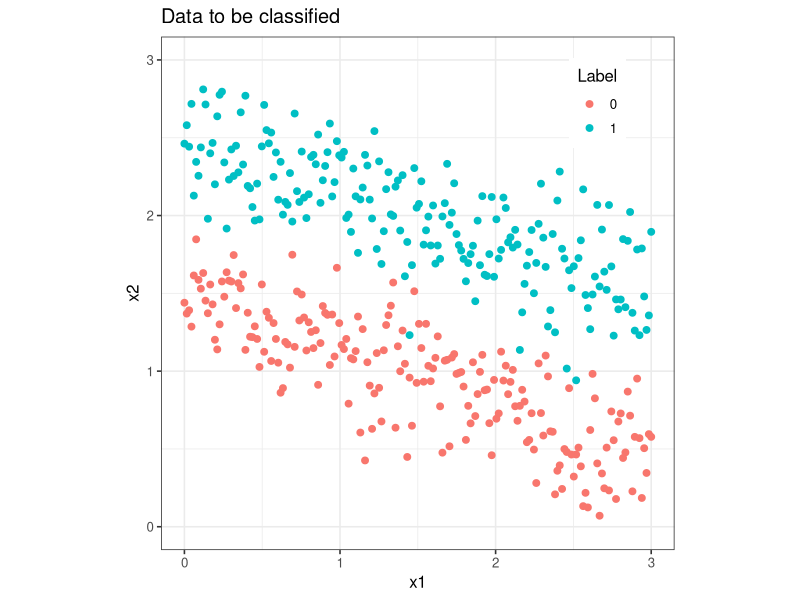
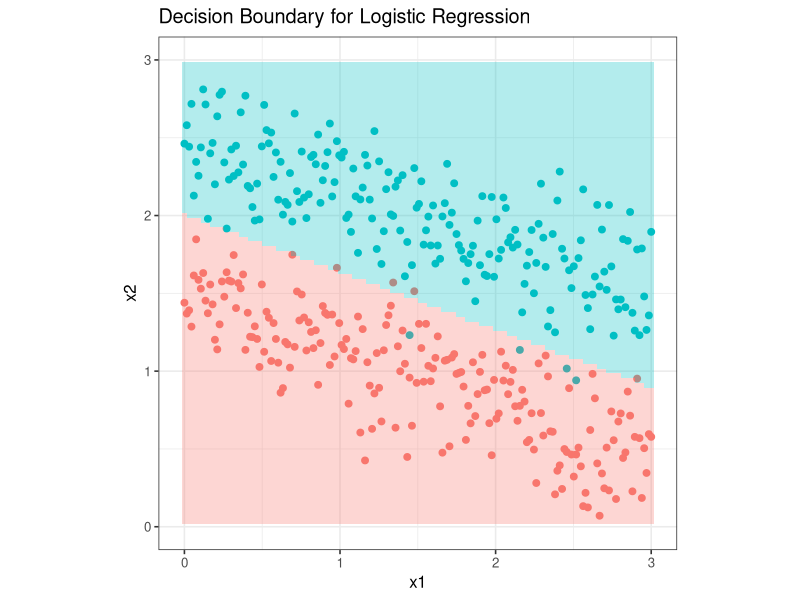

Source code (R) for these figures, in order:
#source: https://github.com/JunWorks/Logistic-Regression-from-scratch-in-R/blob/master/logistic_regression.R
# tutorial source: https://towardsdatascience.com/logistic-regression-from-scratch-in-r-b5b122fd8e83

library(ggplot2)
library(dplyr)


N <- 200 # number of points per class
D <- 2 # dimensionality, we use 2D data for easy visulization
K <- 2 # number of classes, binary for logistic regression
X <- data.frame() # data matrix (each row = single example, can view as xy coordinates)
y <- data.frame() # class labels

set.seed(56)

for (j in (1:K)){
  # t, m are parameters of parametric equations x1, x2
  t <- seq(0,1,length.out = N) 
  # add randomness 
  m <- rnorm(N, j+0.5, 0.25) 
  Xtemp <- data.frame(x1 = 3*t , x2 = m - t) 
  ytemp <- data.frame(matrix(j-1, N, 1))
  X <- rbind(X, Xtemp)
  y <- rbind(y, ytemp)
}

data <- cbind(X,y)
colnames(data) <- c(colnames(X), 'label')


# lets visualize the data:
ggplot(data) + geom_point(aes(x=x1, y=x2, color = as.character(label)), size = 2) + 
  scale_colour_discrete(name  ="Label") + 
  ylim(0, 3) + coord_fixed(ratio = 1) +
  ggtitle('Data to be classified') +
  theme_bw(base_size = 12) +
  theme(legend.position=c(0.85, 0.87))


#sigmoid function, inverse of logit
sigmoid <- function(z){1/(1+exp(-z))}

#cost function
cost <- function(theta, X, y){
  m <- length(y) # number of training examples
  h <- sigmoid(X %*% theta)
  J <- (t(-y)%*%log(h)-t(1-y)%*%log(1-h))/m
  J
}

#gradient function
grad <- function(theta, X, y){
  m <- length(y) 
  
  h <- sigmoid(X%*%theta)
  grad <- (t(X)%*%(h - y))/m
  grad
}

logisticReg <- function(X, y){
  #remove NA rows
  X <- na.omit(X)
  y <- na.omit(y)
  #add bias term and convert to matrix
  X <- mutate(X, bias =1)
  #move the bias column to col1
  X <- as.matrix(X[, c(ncol(X), 1:(ncol(X)-1))])
  y <- as.matrix(y)
  #initialize theta
  theta <- matrix(rep(0, ncol(X)), nrow = ncol(X))
  #use the optim function to perform gradient descent
  costOpti <- optim(theta, fn = cost, gr = grad, X=X, y=y)
  #return coefficients
  return(costOpti$par)
}

logisticProb <- function(theta, X){
  X <- na.omit(X)
  #add bias term and convert to matrix
  X <- mutate(X, bias =1)
  X <- as.matrix(X[,c(ncol(X), 1:(ncol(X)-1))])
  return(sigmoid(X%*%theta))
}

logisticPred <- function(prob){
  return(round(prob, 0))
}

# training
theta <- logisticReg(X, y)
prob <- logisticProb(theta, X)
pred <- logisticPred(prob)

# generate a grid for decision boundary, this is the test set
grid <- expand.grid(seq(0, 3, length.out = 100), seq(0, 3, length.out = 100))
# predict the probability
probZ <- logisticProb(theta, grid)
# predict the label
Z <- logisticPred(probZ)
gridPred = cbind(grid, Z)

# decision boundary visualization
ggplot() +   geom_point(data = data, aes(x=x1, y=x2, color = as.character(label)), size = 2, show.legend = F) + 
  geom_tile(data = gridPred, aes(x = grid[, 1],y = grid[, 2], fill=as.character(Z)), alpha = 0.3, show.legend = F)+ 
  ylim(0, 3) +
  ggtitle('Decision Boundary for Logistic Regression') +
  coord_fixed(ratio = 1) +
  theme_bw(base_size = 12) 

